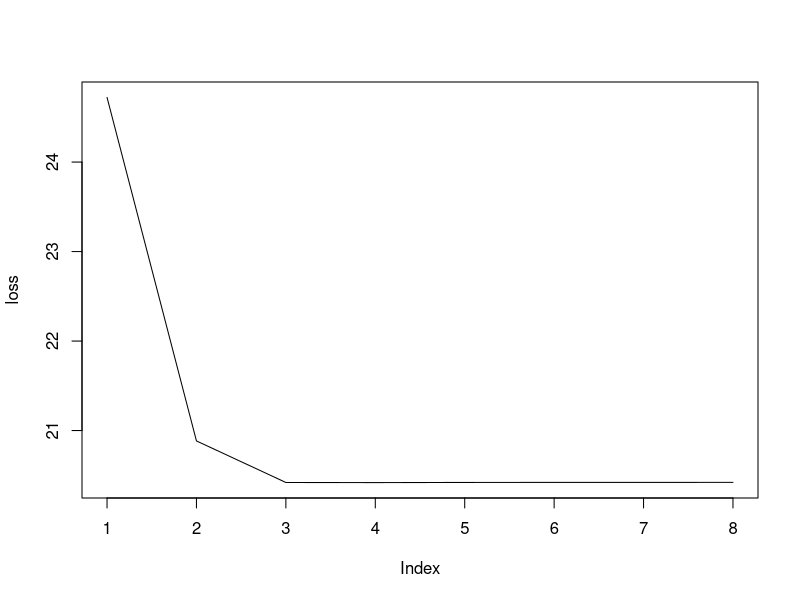

The R source for this figure:
library(tidyverse)

peru <- read.table("./hw3/peru.txt", header = TRUE)
Y <- peru$Systol
X <- as.matrix(peru %>% select(-Systol))
N <- nrow(X)
## initialize
loss <- c()
epoch <- 10000
eps <- 1e-4
lambda <- 0.1
## scale X and Y
Y <- scale(Y, center = TRUE, scale = TRUE)
X <- scale(X, center = TRUE, scale = TRUE)
X <- cbind(rep(1, N), X)
P <- ncol(X)
beta <- rep(0, P)
for (i in 1:epoch) {
  resid <- Y - X %*% beta
  ## pick a coordinate
  for (j in 1:P) {
    ## get residual for all except for j
    resid <- resid + X[, j] * beta[j]
    delta_linear <- mean(resid * X[, j])
    ## proceed with the negative direction
    if (delta_linear < -lambda) {
      beta[j] <- delta_linear + lambda / 2
    } else if (delta_linear > lambda) {
      beta[j] <- delta_linear - lambda / 2
    }
    ## restore full residual
    resid <- resid - X[, j] * beta[j]
  }
  ## record loss
  loss[i] <- t(Y - X%*%beta) %*% (Y - X%*%beta) + lambda * sum(abs(beta))
  ## quit when converge
  if ((length(loss) > 1) && (abs(loss[i] - loss[i - 1]) < eps)) break
}

plot(loss, type = "l")
beta <- matrix(beta, P, 1)
rownames(beta) <- colnames(X)
rownames(beta)[1] <- "(intercept)"
beta

library(glmnet)
model <- glmnet(X[, 2:10], Y, alpha = 1, lambda = lambda)
coef(model)
